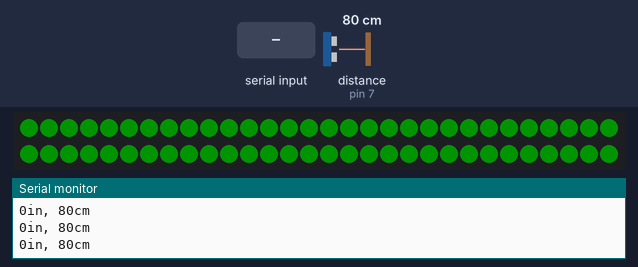
Bench run of a sketch on a simulated Arduino Uno, built with avr-gcc and run on an emulated ATmega328P. On the bench: 60 RGB LEDs in strip order, left to right, continuing on the next row, the last lines printed to the serial monitor. Wiring (inferred from the names in the program): ultrasonic range finder: trigger pin 7; echo pin 7. Inputs (shaded band) come from the test bench; at power-on: distance to the obstacle (sensor on pin 7) 80 cm. The echo pulse lasts 58.3 µs per cm; dim RGB values are drawn brighter than linear.

Above: at 2.6 s.
2.7 s: byte 30 received over Serial
At 2.87 s:
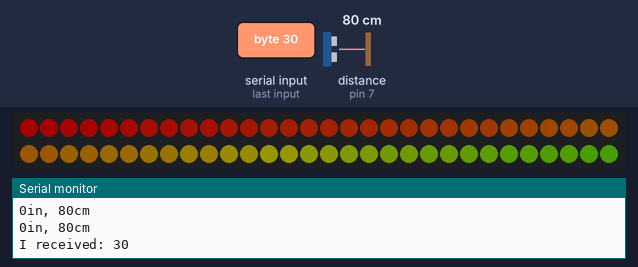
8.1 s: distance to the obstacle (sensor on pin 7) set to 250 cm
At 10.6 s:
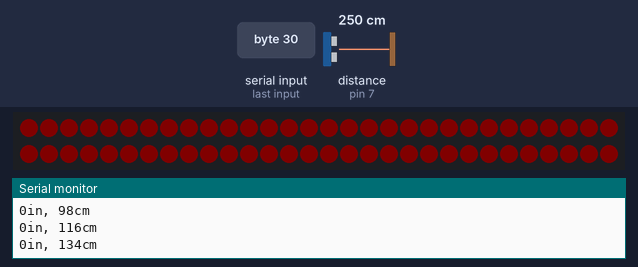
10.8 s: distance to the obstacle (sensor on pin 7) set to 155 cm
12.7 s: distance to the obstacle (sensor on pin 7) set to 146 cm
At 13.8 s:
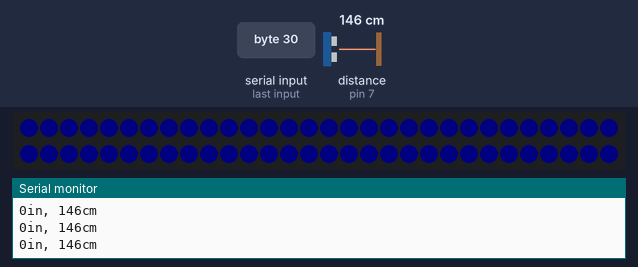
14.6 s: byte 90 received over Serial
At 15.72 s:
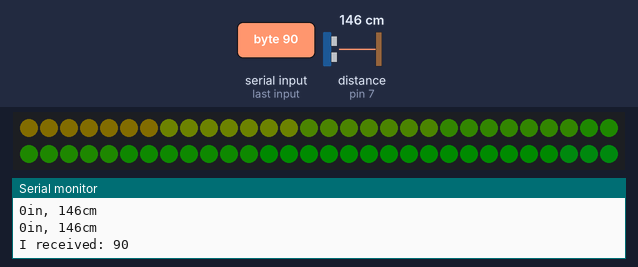
Timing chart, 0 to 17.6 s (numbered marks = the images above; inputs shaded):
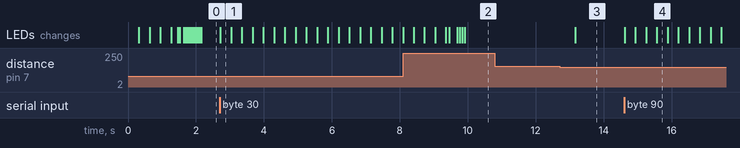

Measured:
- the behaviour switches between 151 and 150 cm on distance to the obstacle (sensor on pin 7) (found by bisection; images 2 and 3)
- after the input at 2.7 s, the LEDs: change at once (image 1)
- after the input at 10.8 s, every drawn part: stays the same
- after the input at 12.7 s, the LEDs: change after 0.47 s (image 3)
- after the input at 14.6 s, the LEDs: first change at once (image 4 shows a later state)

The sketch:

ping_to_neopixel.ino
```cpp
// Requires Adafruit_NeoPixel library in /<arduino_home>/libraries
#include <Adafruit_NeoPixel.h>
#ifdef __AVR__
  #include <avr/power.h>
#endif

#define NEO_PIN 5
#define PROXIMITY_THRESHOLD 150
#define MIN_BRIGHTNESS 10
#define MAX_BRIGHTNESS 75
#define filterSamples 27                // filterSamples should  be an odd number, no smaller than 3
int sensSmoothArray1 [filterSamples];   // array for holding raw sensor values for ping
int smoothed;                           // variables for ping data
const int pingPin = 7;
#define STRIP_PIXELS_PER_METER 60
#define STRIP_METER_COUNT 1
#define LED_COUNT STRIP_PIXELS_PER_METER*STRIP_METER_COUNT
#define LONG_STRIP_BITSTREAM NEO_KHZ800
#define SHORT_STRIP_BITSTREAM NEO_KHZ400

// Parameter 1 = number of pixels in strip
// Parameter 2 = Arduino pin number (most are valid)
// Parameter 3 = pixel type flags, add together as needed:
//   NEO_KHZ800  800 KHz bitstream (most NeoPixel products w/WS2812 LEDs)
//   NEO_KHZ400  400 KHz (classic 'v1' (not v2) FLORA pixels, WS2811 drivers)
//   NEO_GRB     Pixels are wired for GRB bitstream (most NeoPixel products)
//   NEO_RGB     Pixels are wired for RGB bitstream (v1 FLORA pixels, not v2)
Adafruit_NeoPixel strip = Adafruit_NeoPixel(LED_COUNT, NEO_PIN, NEO_GRB + SHORT_STRIP_BITSTREAM);
int brightness = MIN_BRIGHTNESS;
bool neo = HIGH;
bool idle = LOW;
int incomingByte = 0;   // for incoming serial data

void setup() {
  // initialize serial communication:
  Serial.begin(9600);
  strip.begin();

  colorWipe(strip.Color(127, 127, 127), 20);

  for(uint16_t i = 0; i < strip.numPixels(); i++) {
    strip.setPixelColor(i, strip.Color(0, 127, 0)); //  GREEN
  }

//  setColorAll(strip.Color(0, 127, 0));
  strip.setBrightness(20);
  strip.show();

//  delay(2000);

//  setColorAll(strip.Color(MIN_BRIGHTNESS, MIN_BRIGHTNESS, MIN_BRIGHTNESS));
//  strip.setBrightness(20);
//  strip.show();
}

void setColorAll(uint32_t color) {
  for(uint16_t i = 0; i < strip.numPixels(); i++) {
    strip.setPixelColor(i, color);
  }
}

// Fill the dots one after the other with a color
void colorWipe(uint32_t c, uint8_t wait) {
  for(uint16_t i=0; i<strip.numPixels(); i++) {
    strip.setPixelColor(i, c);
    strip.show();
    delay(wait);
  }
}

// Input a value 0 to 255 to get a color value.
// The colours are a transition r - g - b - back to r.
uint32_t Wheel(byte WheelPos) {
  WheelPos = 255 - WheelPos;
  if(WheelPos < 85) {
    return strip.Color(255 - WheelPos * 3, 0, WheelPos * 3);
  }
  if(WheelPos < 170) {
    WheelPos -= 85;
    return strip.Color(0, WheelPos * 3, 255 - WheelPos * 3);
  }
  WheelPos -= 170;
  return strip.Color(WheelPos * 3, 255 - WheelPos * 3, 0);
}

void rainbow(uint8_t wait) {
  uint16_t i, j;

  for(j=0; j<256; j++) {
    for(i=0; i<strip.numPixels(); i++) {
      strip.setPixelColor(i, Wheel((i+j) & 255));
    }
    strip.show();
    delay(wait);
  }
}

void loop() {

  // TODO: Check for messages from serial port (or use an interrupt)
  //       If there is a message, run the response routine,
//       i.e. flash the NeoPixels red if foodCam or HB100 trigger

  // send data only when you receive data:
  if (Serial.available() > 0) {
    // read the incoming byte:
    incomingByte = Serial.read();

    // say what you got:
    Serial.print("I received: ");
    Serial.println(incomingByte, DEC);
    rainbow(20);
  }

  // Adjust brightness every other loop to make the NeoPixel happy
  neo = !neo;
  // establish variables for duration of the ping,
  // and the distance result in inches and centimeters:
  long duration, inches, cm;

  // The PING))) is triggered by a HIGH pulse of 2 or more microseconds.
  // Give a short LOW pulse beforehand to ensure a clean HIGH pulse:
  pinMode(pingPin, OUTPUT);
  digitalWrite(pingPin, LOW);
  delayMicroseconds(2);
  digitalWrite(pingPin, HIGH);
  delayMicroseconds(5);
  digitalWrite(pingPin, LOW);

  // The same pin is used to read the signal from the PING))): a HIGH
  // pulse whose duration is the time (in microseconds) from the sending
  // of the ping to the reception of its echo off of an object.
  pinMode(pingPin, INPUT);
  duration = pulseIn(pingPin, HIGH);

  smoothed = digitalSmooth(duration, sensSmoothArray1);
  cm = microsecondsToCentimeters(smoothed);

  if(neo && cm <= PROXIMITY_THRESHOLD) {
    if(idle) {
      idle = LOW;
      setColorAll(strip.Color(0, 0, 127));  // BLUE
    }
    // Clamp the value to our upper limit if we get Ping values larger
    if(cm > PROXIMITY_THRESHOLD) {
      cm = PROXIMITY_THRESHOLD;
    }
    Serial.print(inches);
    Serial.print("in, ");
    Serial.print(cm);
    Serial.print("cm");
    Serial.println();
    brightness = map(cm, PROXIMITY_THRESHOLD, 10, MIN_BRIGHTNESS, MAX_BRIGHTNESS);
    strip.setBrightness(brightness);
    strip.show();
  }

  // If we're running this cycle and there is nobody closer than the distance threshold
  if(neo && cm > PROXIMITY_THRESHOLD) {
    // TODO: This should ramp down the current brightness value until activity
    //       triggers a ramp back up again, from the block above.
    setColorAll(strip.Color(127, 0, 0));  // RED
    strip.setBrightness(MIN_BRIGHTNESS);
    strip.show();
    idle = HIGH;
  }

  delay(20);
}

long microsecondsToCentimeters(long microseconds) {
  // The speed of sound is 340 m/s or 29 microseconds per centimeter.
  // The ping travels out and back, so to find the distance of the
  // object we take half of the distance travelled.
  return microseconds / 29 / 2;
}

int digitalSmooth(int rawIn, int *sensSmoothArray){     // "int *sensSmoothArray" passes an array to the function - the asterisk indicates the array name is a pointer
  int j, k, temp, top, bottom;
  long total;
  static int i;
 // static int raw[filterSamples];
  static int sorted[filterSamples];
  boolean done;

  i = (i + 1) % filterSamples;    // increment counter and roll over if necc. -  % (modulo operator) rolls over variable
  sensSmoothArray[i] = rawIn;                 // input new data into the oldest slot

  // Serial.print("raw = ");

  for (j=0; j<filterSamples; j++){     // transfer data array into anther array for sorting and averaging
    sorted[j] = sensSmoothArray[j];
  }

  done = 0;                // flag to know when we're done sorting
  while(done != 1){        // simple swap sort, sorts numbers from lowest to highest
    done = 1;
    for (j = 0; j < (filterSamples - 1); j++){
      if (sorted[j] > sorted[j + 1]){     // numbers are out of order - swap
        temp = sorted[j + 1];
        sorted [j+1] =  sorted[j] ;
        sorted [j] = temp;
        done = 0;
      }
    }
  }

/*
  for (j = 0; j < (filterSamples); j++){    // print the array to debug
    Serial.print(sorted[j]);
    Serial.print("   ");
  }
  Serial.println();
*/

  // throw out top and bottom 15% of samples - limit to throw out at least one from top and bottom
  bottom = max(((filterSamples * 15)  / 100), 1);
  top = min((((filterSamples * 85) / 100) + 1  ), (filterSamples - 1));   // the + 1 is to make up for asymmetry caused by integer rounding
  k = 0;
  total = 0;
  for ( j = bottom; j< top; j++){
    total += sorted[j];  // total remaining indices
    k++;
    // Serial.print(sorted[j]);
    // Serial.print("   ");
  }

//  Serial.println();
//  Serial.print("average = ");
//  Serial.println(total/k);
  return total / k;    // divide by number of samples
}
```
